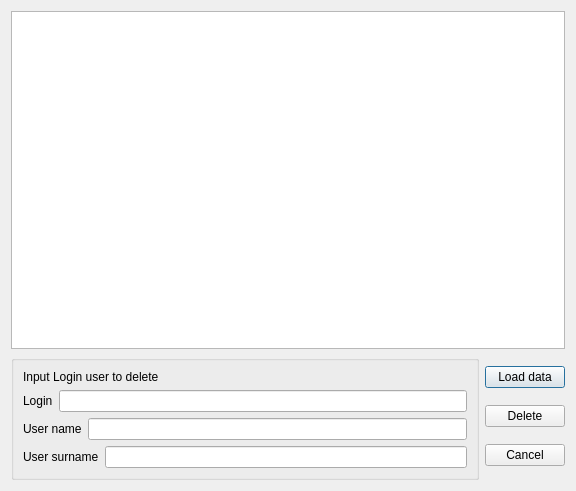
<?xml version="1.0" encoding="UTF-8"?>
<ui version="4.0">
 <class>DeleteDialog</class>
 <widget class="QDialog" name="DeleteDialog">
  <property name="geometry">
   <rect>
    <x>0</x>
    <y>0</y>
    <width>576</width>
    <height>491</height>
   </rect>
  </property>
  <property name="windowTitle">
   <string>Dialog</string>
  </property>
  <layout class="QVBoxLayout" name="verticalLayout_3">
   <item>
    <widget class="QTableView" name="tableView"/>
   </item>
   <item>
    <layout class="QHBoxLayout" name="horizontalLayout_6">
     <item>
      <widget class="QGroupBox" name="groupBox">
       <property name="title">
        <string/>
       </property>
       <layout class="QVBoxLayout" name="verticalLayout_2">
        <item>
         <layout class="QHBoxLayout" name="horizontalLayout_4">
          <item>
           <widget class="QLabel" name="label_4">
            <property name="text">
             <string>Input Login user to delete</string>
            </property>
           </widget>
          </item>
         </layout>
        </item>
        <item>
         <layout class="QVBoxLayout" name="verticalLayout">
          <item>
           <layout class="QHBoxLayout" name="horizontalLayout">
            <item>
             <widget class="QLabel" name="label_2">
              <property name="text">
               <string>Login</string>
              </property>
             </widget>
            </item>
            <item>
             <widget class="QLineEdit" name="lineEditLogin">
              <property name="readOnly">
               <bool>false</bool>
              </property>
             </widget>
            </item>
           </layout>
          </item>
          <item>
           <layout class="QHBoxLayout" name="horizontalLayout_2">
            <item>
             <widget class="QLabel" name="label">
              <property name="text">
               <string>User name</string>
              </property>
             </widget>
            </item>
            <item>
             <widget class="QLineEdit" name="lineEditName">
              <property name="readOnly">
               <bool>true</bool>
              </property>
             </widget>
            </item>
           </layout>
          </item>
          <item>
           <layout class="QHBoxLayout" name="horizontalLayout_3">
            <item>
             <widget class="QLabel" name="label_3">
              <property name="text">
               <string>User surname</string>
              </property>
             </widget>
            </item>
            <item>
             <widget class="QLineEdit" name="lineEditSurname">
              <property name="readOnly">
               <bool>true</bool>
              </property>
             </widget>
            </item>
           </layout>
          </item>
         </layout>
        </item>
       </layout>
      </widget>
     </item>
     <item>
      <layout class="QVBoxLayout" name="verticalLayout_4">
       <property name="sizeConstraint">
        <enum>QLayout::SetDefaultConstraint</enum>
       </property>
       <item>
        <widget class="QPushButton" name="pushButtonLoad">
         <property name="text">
          <string>Load data</string>
         </property>
        </widget>
       </item>
       <item>
        <widget class="QPushButton" name="pushButtonDelete">
         <property name="text">
          <string>Delete</string>
         </property>
        </widget>
       </item>
       <item>
        <widget class="QPushButton" name="pushButtonCancel">
         <property name="text">
          <string>Cancel</string>
         </property>
        </widget>
       </item>
      </layout>
     </item>
    </layout>
   </item>
  </layout>
 </widget>
 <resources/>
 <connections/>
</ui>
